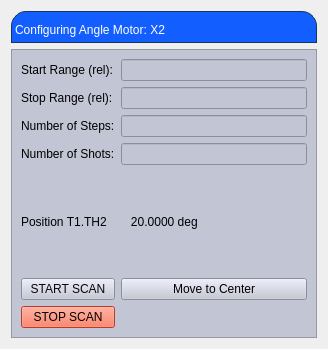
<?xml version="1.0" encoding="UTF-8"?>
<ui version="4.0">
 <class>Form</class>
 <widget class="QWidget" name="Form">
  <property name="geometry">
   <rect>
    <x>0</x>
    <y>0</y>
    <width>328</width>
    <height>349</height>
   </rect>
  </property>
  <property name="windowTitle">
   <string>Form</string>
  </property>
  <layout class="QVBoxLayout" name="verticalLayout_2">
   <item>
    <layout class="QVBoxLayout" name="verticalLayout">
     <item>
      <widget class="QLabel" name="label">
       <property name="styleSheet">
        <string notr="true">
background-color: rgb(19, 94, 255);
qproperty-alignment: AlignCenter;
border: 1px solid #FF17365D;
border-top-left-radius: 15px;
border-top-right-radius: 15px;
padding: 5 px 0 px;
color: rgb(255,255,255);
max-height: 25 px;
font-size: 14 px;
</string>
       </property>
       <property name="text">
        <string>Configuring Angle Motor: X2</string>
       </property>
      </widget>
     </item>
     <item>
      <widget class="QFrame" name="frame">
       <property name="styleSheet">
        <string notr="true">background-color: rgb(194, 197, 211);</string>
       </property>
       <property name="frameShape">
        <enum>QFrame::StyledPanel</enum>
       </property>
       <property name="frameShadow">
        <enum>QFrame::Raised</enum>
       </property>
       <layout class="QGridLayout" name="gridLayout">
        <item row="0" column="0">
         <widget class="QLabel" name="StartRange">
          <property name="text">
           <string>Start Range (rel):</string>
          </property>
         </widget>
        </item>
        <item row="0" column="1" colspan="2">
         <widget class="PyDMLineEdit" name="startLineEdit">
          <property name="toolTip">
           <string/>
          </property>
          <property name="precision" stdset="0">
           <number>0</number>
          </property>
          <property name="showUnits" stdset="0">
           <bool>false</bool>
          </property>
          <property name="precisionFromPV" stdset="0">
           <bool>true</bool>
          </property>
          <property name="alarmSensitiveContent" stdset="0">
           <bool>false</bool>
          </property>
          <property name="alarmSensitiveBorder" stdset="0">
           <bool>true</bool>
          </property>
          <property name="PyDMToolTip" stdset="0">
           <string/>
          </property>
          <property name="monitorDisp" stdset="0">
           <bool>false</bool>
          </property>
          <property name="channel" stdset="0">
           <string/>
          </property>
         </widget>
        </item>
        <item row="1" column="0">
         <widget class="QLabel" name="StopRange">
          <property name="text">
           <string>Stop Range (rel):</string>
          </property>
         </widget>
        </item>
        <item row="1" column="1" colspan="2">
         <widget class="PyDMLineEdit" name="stopLineEdit">
          <property name="toolTip">
           <string/>
          </property>
          <property name="styleSheet">
           <string notr="true">color: rgb(36, 36, 36);</string>
          </property>
          <property name="precision" stdset="0">
           <number>0</number>
          </property>
          <property name="showUnits" stdset="0">
           <bool>false</bool>
          </property>
          <property name="precisionFromPV" stdset="0">
           <bool>true</bool>
          </property>
          <property name="alarmSensitiveContent" stdset="0">
           <bool>false</bool>
          </property>
          <property name="alarmSensitiveBorder" stdset="0">
           <bool>true</bool>
          </property>
          <property name="PyDMToolTip" stdset="0">
           <string/>
          </property>
          <property name="monitorDisp" stdset="0">
           <bool>false</bool>
          </property>
          <property name="channel" stdset="0">
           <string/>
          </property>
         </widget>
        </item>
        <item row="2" column="0">
         <widget class="QLabel" name="nSteps">
          <property name="text">
           <string>Number of Steps:</string>
          </property>
         </widget>
        </item>
        <item row="2" column="1" colspan="2">
         <widget class="PyDMLineEdit" name="stepLineEdit">
          <property name="toolTip">
           <string/>
          </property>
          <property name="styleSheet">
           <string notr="true">color: rgb(15, 15, 15);</string>
          </property>
          <property name="precision" stdset="0">
           <number>0</number>
          </property>
          <property name="showUnits" stdset="0">
           <bool>true</bool>
          </property>
          <property name="precisionFromPV" stdset="0">
           <bool>true</bool>
          </property>
          <property name="alarmSensitiveContent" stdset="0">
           <bool>false</bool>
          </property>
          <property name="alarmSensitiveBorder" stdset="0">
           <bool>true</bool>
          </property>
          <property name="PyDMToolTip" stdset="0">
           <string/>
          </property>
          <property name="monitorDisp" stdset="0">
           <bool>false</bool>
          </property>
          <property name="channel" stdset="0">
           <string/>
          </property>
         </widget>
        </item>
        <item row="3" column="0">
         <widget class="QLabel" name="nShots">
          <property name="text">
           <string>Number of Shots:</string>
          </property>
         </widget>
        </item>
        <item row="3" column="1" colspan="2">
         <widget class="PyDMLineEdit" name="nShotsLineEdit"/>
        </item>
        <item row="4" column="0">
         <widget class="PyDMLabel" name="PositionLabel">
          <property name="toolTip">
           <string/>
          </property>
          <property name="lineWidth">
           <number>3</number>
          </property>
          <property name="text">
           <string>Position T1.TH2</string>
          </property>
         </widget>
        </item>
        <item row="4" column="1">
         <widget class="PyDMLabel" name="PositionRBV">
          <property name="enabled">
           <bool>true</bool>
          </property>
          <property name="toolTip">
           <string/>
          </property>
          <property name="text">
           <string>   20.0000 deg</string>
          </property>
          <property name="precision" stdset="0">
           <number>4</number>
          </property>
          <property name="showUnits" stdset="0">
           <bool>true</bool>
          </property>
          <property name="precisionFromPV" stdset="0">
           <bool>false</bool>
          </property>
          <property name="alarmSensitiveContent" stdset="0">
           <bool>false</bool>
          </property>
          <property name="alarmSensitiveBorder" stdset="0">
           <bool>true</bool>
          </property>
          <property name="PyDMToolTip" stdset="0">
           <string/>
          </property>
          <property name="channel" stdset="0">
           <string>CA://XCS:SND:T1:TH2.RBV</string>
          </property>
          <property name="enableRichText" stdset="0">
           <bool>false</bool>
          </property>
         </widget>
        </item>
        <item row="4" column="2">
         <widget class="PyDMByteIndicator" name="PyDMByteIndicator" native="true">
          <property name="font">
           <font>
            <pointsize>14</pointsize>
            <kerning>true</kerning>
           </font>
          </property>
          <property name="toolTip">
           <string/>
          </property>
          <property name="alarmSensitiveContent" stdset="0">
           <bool>false</bool>
          </property>
          <property name="alarmSensitiveBorder" stdset="0">
           <bool>true</bool>
          </property>
          <property name="PyDMToolTip" stdset="0">
           <string/>
          </property>
          <property name="channel" stdset="0">
           <string>CA://XCS:SND:T1:TH2.MOVN</string>
          </property>
          <property name="showLabels" stdset="0">
           <bool>true</bool>
          </property>
          <property name="bigEndian" stdset="0">
           <bool>false</bool>
          </property>
          <property name="circles" stdset="0">
           <bool>true</bool>
          </property>
          <property name="numBits" stdset="0">
           <number>1</number>
          </property>
          <property name="shift" stdset="0">
           <number>0</number>
          </property>
          <property name="labels" stdset="0">
           <stringlist>
            <string></string>
           </stringlist>
          </property>
         </widget>
        </item>
        <item row="5" column="0">
         <widget class="PyDMPushButton" name="startButton">
          <property name="enabled">
           <bool>true</bool>
          </property>
          <property name="sizeIncrement">
           <size>
            <width>0</width>
            <height>0</height>
           </size>
          </property>
          <property name="toolTip">
           <string/>
          </property>
          <property name="styleSheet">
           <string notr="true">color: rgb(7, 7, 7);</string>
          </property>
          <property name="text">
           <string>START SCAN</string>
          </property>
          <property name="monitorDisp" stdset="0">
           <bool>false</bool>
          </property>
          <property name="channel" stdset="0">
           <string/>
          </property>
         </widget>
        </item>
        <item row="5" column="1" colspan="2">
         <widget class="PyDMPushButton" name="moveToCenter">
          <property name="text">
           <string>Move to Center</string>
          </property>
         </widget>
        </item>
        <item row="6" column="0">
         <widget class="PyDMPushButton" name="stopButton">
          <property name="toolTip">
           <string/>
          </property>
          <property name="styleSheet">
           <string notr="true">background-color: rgb(255, 86, 52);
color: rgb(0, 0, 0);</string>
          </property>
          <property name="text">
           <string>STOP SCAN</string>
          </property>
          <property name="default">
           <bool>false</bool>
          </property>
          <property name="channel" stdset="0">
           <string/>
          </property>
          <property name="pressValue" stdset="0">
           <string>1</string>
          </property>
         </widget>
        </item>
       </layout>
      </widget>
     </item>
    </layout>
   </item>
  </layout>
 </widget>
 <customwidgets>
  <customwidget>
   <class>PyDMLabel</class>
   <extends>QLabel</extends>
   <header>pydm.widgets.label</header>
  </customwidget>
  <customwidget>
   <class>PyDMByteIndicator</class>
   <extends>QWidget</extends>
   <header>pydm.widgets.byte</header>
  </customwidget>
  <customwidget>
   <class>PyDMLineEdit</class>
   <extends>QLineEdit</extends>
   <header>pydm.widgets.line_edit</header>
  </customwidget>
  <customwidget>
   <class>PyDMPushButton</class>
   <extends>QPushButton</extends>
   <header>pydm.widgets.pushbutton</header>
  </customwidget>
 </customwidgets>
 <resources/>
 <connections/>
</ui>
